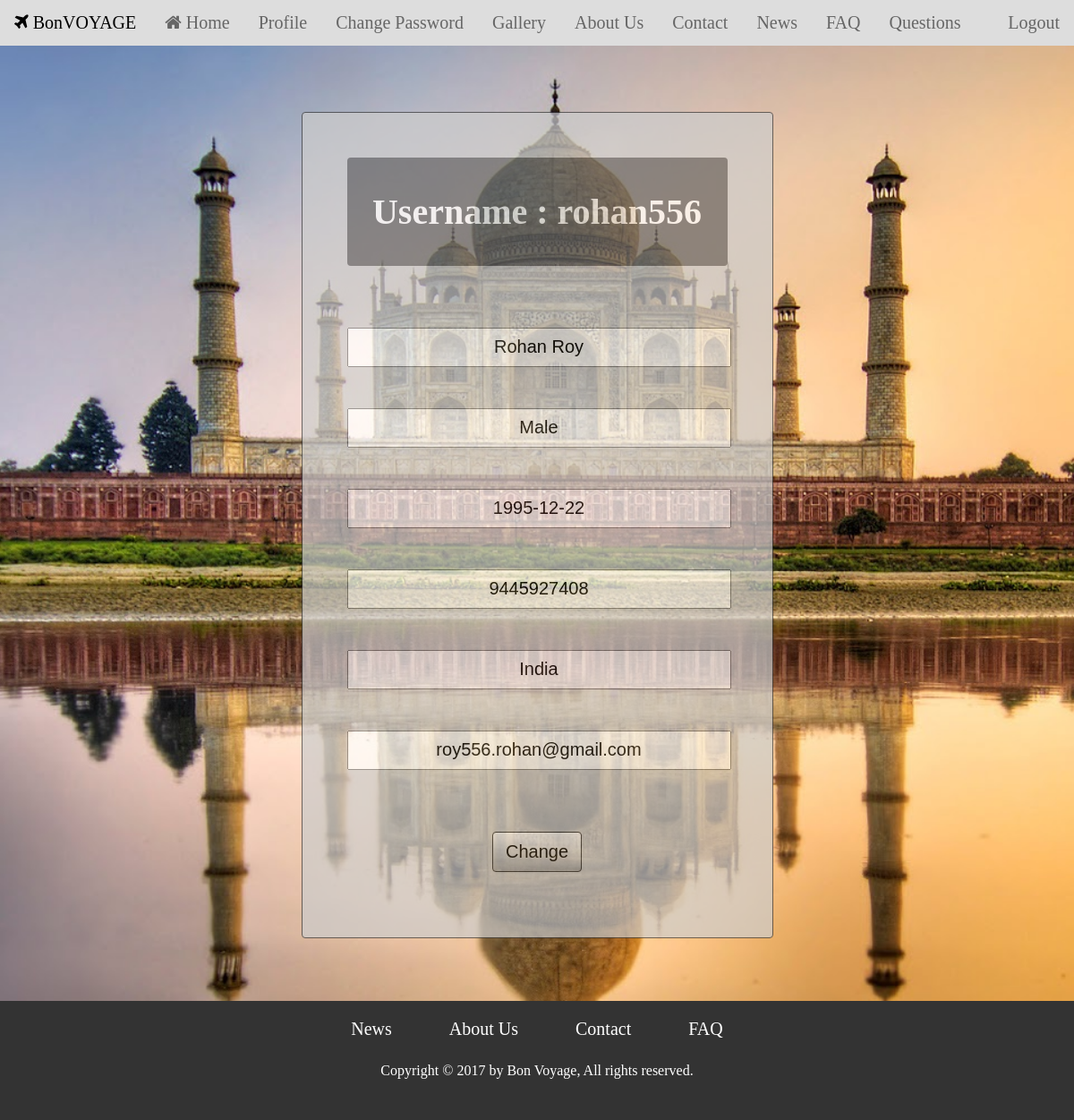
/userhome/profile/index.php (signed in), run on the app's committed database.
### tables this page shows
CREATE TABLE `Profile` (
  `Username` varchar(45) NOT NULL,
  `Password` varchar(45) NOT NULL,
  `Fullname` varchar(45) NOT NULL,
  `DOB` date NOT NULL,
  `Gender` char(6) NOT NULL,
  `Mobile` varchar(45) NOT NULL,
  `Country` varchar(45) NOT NULL,
  `Email` varchar(45) NOT NULL
);

### userhome/profile/index.php (the view, shortened to what this page needs)
<?php
	include("../../config.php");
	$username=$_SESSION['Username'];
	$sql = "SELECT * FROM Profile WHERE Username='$username'";
	$result = mysqli_query($conn,$sql);
	$row = mysqli_fetch_assoc($result);
	$fullname=$row['Fullname'];
	$dob=$row['DOB'];
	$gender=$row['Gender'];
	$mobile=$row['Mobile'];
	$country=$row['Country'];
	$email=$row['Email'];
?>
<!DOCTYPE HTML>
<html>
	<head>
		<link rel="stylesheet" type="text/css" href="css/profile.css">
		<link rel="stylesheet" type="text/css" href="../../css/navbar.css">
		<link rel="stylesheet" type="text/css" href="../../css/footer.css">
		<link rel="stylesheet" href="https://cdnjs.cloudflare.com/ajax/libs/font-awesome/4.7.0/css/font-awesome.min.css">
	</head>
	<body>
		<?php include("../../nav2.php");?>
		<div class="br"></div>
		<div class="form">
			<div class="header">
				<h1>Username : <?php echo $username;?></h1>
			</div>
			<form name="profile" class="profileForm" action="<?php echo htmlspecialchars($_SERVER["PHP_SELF"]);?>" method="post">
				<br><br><br>
				<input type="text" name="name" value="<?php echo $fullname;?>" class="profileInput" readonly required><br><br><br>
				<input type="text" name="gender" value="<?php echo $gender;?>" class="profileInput" readonly required><br><br><br>
				<input type="text" name="dob" value="<?php echo $dob;?>" onfocus="(this.type='date')" onblur="(this.type='text')" class="profileInput" readonly required><br><br><br>
				<input type="text" name="mobile" value="<?php echo $mobile;?>" class="profileInput" readonly required><br><br><br>
				<input type="text" name="country" value="<?php echo $country;?>" class="profileInput" readonly required><br><br><br>
				<input type="text" name="email" value="<?php echo $email;?>" class="profileInput" readonly required><br><br><br><br>
				<input type="button" id="change" value="Change" onclick="changeProfile()" style="display: block;">
				<input type="submit" id="save" value="Save" style="display: none;"><br>
			</form>
		</div>
		<?php include('../../footer.php');?>
	</body>
</html>

### userhome/profile/css/profile.css (style rules this page uses)
body { background-size: cover; background-position: center; background-repeat:no-repeat; background-color: #eee; background-image: url(../../../img/slides/Agra.jpg); animation: imageSlide 15s linear 0s infinite alternate; }
.form { padding:50px; margin: 70px auto; width: 425px; border: solid 1px; border-radius:4px; opacity: 0.7; background-color:#ccc; font-size:20px; font-weight:bold; color: #333; position: relative; }
.header { padding:10px; background-color:#666; border:hidden; border-radius:4px; text-align:center; color:white; }
.profileInput { height:30px; padding:5px; width:415px; font-size: 20px; text-align:center; }
#change,#save,#cancel { border: 1px solid #333; border-radius:4px; font-size: 20px; text-align: center; display: block; margin: auto; width: 100px; padding: 10px; text-decoration: none; background: linear-gradient(#fff,#aaa); color: black; transition: 1s ease; }

### css/navbar.css (style rules this page uses)
body { margin: 0px; }

### data on the page
profile: name "Rohan Roy", gender "Male", dob "1995-12-22", mobile "9445927408", country "India", email "roy556.rohan@gmail.com"

### other printed values
$username "rohan556"
